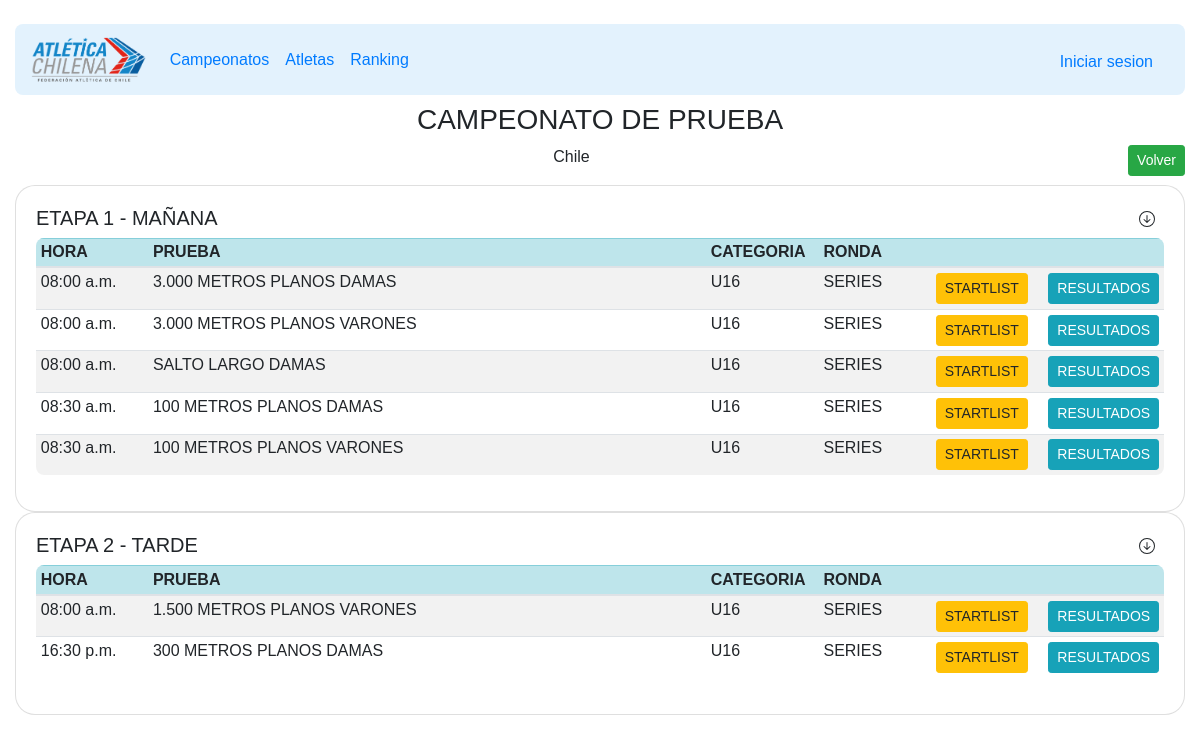
Screenshot of /review/98 with the database file from the repository.
### apps/championship/models.py (models this page shows, shortened)
class Championships(models.Model):
    championshipName = models.CharField(max_length=200, null=False,blank=False,default='CAMPEONATO')
    startDate = models.DateTimeField(null=False,blank=False,default=timezone.now)
    finishDate = models.DateTimeField(null=False,blank=False,default=timezone.now)
    region = models.CharField(max_length=50,null=False,blank=False,default='REGION')
    country = models.CharField(max_length=50,null=False,blank=False,default='PAIS')
    address = models.CharField(max_length=50,null=False,blank=False,default='DIRECCION')
    numberStages = models.IntegerField(default=0)
    category = models.CharField(max_length=10,null=False,blank=False,default='0000010000')
    limitClubs = models.IntegerField(choices=LIMIT_CLUB_CHOICES,null=False,blank=False,default=0)
    limitAthletes = models.IntegerField(choices=LIMIT_ATHLETE_CHOICES,null=False,blank=False,default=0)
    status = models.IntegerField(choices=STATUS_CHOICES,null=False,blank=False,default=1)
    created_at = models.DateTimeField(null=False,blank=False,default=timezone.now)
    updated_at = models.DateTimeField(null=False,blank=False,default=timezone.now)
    def name(self):
        return self.championshipName.upper()

class Stages(models.Model):
    championshipId = models.ForeignKey(Championships,null=False,blank=False,on_delete=models.CASCADE)
    stageName = models.CharField(max_length=200,null=False,blank=False,default='ETAPA')
    date = models.DateField(null=False,blank=False,default='2001-01-01')
    starHour = models.TimeField(blank=False,null=False,default='08:00:00')
    finishHour = models.TimeField(blank=False,null=False,default='18:00:00')
    adminId = models.CharField(max_length=200,null=False,blank=False,default='ADMINISTRADOR')
    numCompetitions = models.IntegerField(default=0)
    numStage = models.IntegerField(default=0)
    status = models.IntegerField(choices=STATUS_CHOICES,null=False,blank=False,default=1)
    created_at = models.DateTimeField(null=False,blank=False,default=timezone.now)
    updated_at = models.DateTimeField(null=False,blank=False,default=timezone.now)
    def name(self):
        return self.stageName.upper()

### apps/competition/models.py (models this page shows, shortened)
class Competitions(models.Model):
    eventId = models.ForeignKey(Events,null=False,blank=False,on_delete=models.CASCADE)
    stageId = models.ForeignKey(Stages,null=False,blank=False,on_delete=models.CASCADE)
    round = models.IntegerField(choices=ROUND_CHOICES,null=False,blank=False,default=0)
    hour = models.TimeField(null=False,blank=False,default='08:00:00')
    category = models.IntegerField(null=False,blank=False,default=0)
    gender = models.IntegerField(choices=GENDER_CHOICES,null=False,blank=False,default=0)
    combinated= models.IntegerField(choices=COMBINATED_CHOICES,null=False,blank=False,default=0)
    series = models.BooleanField(null=False,blank=False,default=False)
    observation = models.CharField(max_length=200,null=True,blank=True,default='S/C')
    status = models.IntegerField(choices=STATUS_CHOICES,null=False,blank=False,default=1)
    def description(self):
        if self.combinated == 0:
            return "%s %s "%(self.eventId.name(),self.get_gender())
        else:
            return "%s %s %s"%(self.eventId.name(),self.get_combinated(),self.get_gender())
    def get_gender(self):
        return GENDER_CHOICES[self.gender][1]
    def get_round(self):
        if self.round == 0:
            return ROUND_CHOICES[1][1]
        else:
            return ROUND_CHOICES[self.round][1]
    def get_category(self):
        if self.category == 0:
            return CATEGORY_CHOICES[5][1]
        else:
            return CATEGORY_CHOICES[int(self.category)][1]

class Events(models.Model):
    eventName = models.CharField(max_length=200,null=False,blank=False,default='Evento')
    eventType = models.IntegerField(choices=EVENT_TYPE_CHOICES,null=False,blank=False,default=0)
    status = models.IntegerField(choices=STATUS_CHOICES,null=False,blank=False,default=1)
    def name(self):
        return self.eventName

### apps/championship/views.py (the view)
# urls.py: path('review/<int:cID>',reviewChampionship,name='reviewChampionship'),
def reviewChampionship(request,cID):
    if Qlog_user(request.user):
        options = {'Fedachi':fedachiRC,False:internalRC}
        user = UF.get_type_user2(request.user)
        return options[user](request,cID)
    else:
        return externalRC(request,cID)

### apps/championship/models.py (called while the page is built)
    @staticmethod
    def get_allfor_championship(cID):
        champQ = Championships.objects.get(id=cID)
        stagesQ = champQ.stages_set.all()
        totalStages = []
        for data in stagesQ:
            competitionsQ = list(data.competitions_set.all().order_by('hour'))
            if len(competitionsQ) >0:
                compQ = {'stage':data,'competitions':competitionsQ}
            else:
                compQ = {'stage':data,'competitions':''}
            totalStages.append(compQ)
        return champQ,totalStages

### apps/championship/views.py (called while the page is built)
def externalRC(request,cID):
    if request.method == 'POST':
        pass
    elif request.method == 'GET':
        pass
    champ,stages = CI.get_allfor_championship(cID)
    return render(request,'External/championships/reviewChampionship.html',{'champ':champ,'stages':stages})

### base/utils.py (called while the page is built)
def Qlog_user(user):
    if user == AnonymousUser():
        return False
    else:
        return True

### templates/External/championships/reviewChampionship.html (shortened to what this page needs)
{% extends 'External/eBase.html' %}
{% block content %}
    <div class="container-fluid mt-2">
        {% if champ %}
            <h3 class="text-center">{{champ.name}}</h3>
        {% else %}
            <h3 class="text-center">..Campeonato..</h3>
        {% endif %}
        <a type="button" class="btn btn-sm btn-success float-right" href="{% url 'championshipsView' %}">Volver</a>
        <p class="text-center">Chile</p>
        {% if stages %}
            {% for cards in stages %}
                {% if cards.stage.status == 1 %}
                <div class="card" style="border-radius: 20px;">
                    <div class="card-body" id="card{{cards.stage.pk}}">
                        <button class="btn btn-sm float-right" data-toggle="collapse" data-target="#coll{{cards.stage.pk}}" aria-expanded="true" aria-controls="coll{{cards.stage.pk}}">
                        </button>
                        <h5 class="card-tittle">{{cards.stage.name}}</h5>
                        <div id="coll{{cards.stage.pk}}" class="show" aria-labelledby="card{{cards.stage.pk}}" data-parent="#card{{cards.stage.pk}}">
                            {% if cards.competitions %}
                            <table class="table table-sm table-striped taborder">
                                <thead class="table-info">
                                    <tr>
                                        <th style="width: 10%;">HORA</th>
                                        <th style="width: 50%;">PRUEBA</th>
                                        <th style="width: 10%;">CATEGORIA</th>
                                        <th style="width: 10%;">RONDA</th>
                                        <th style="width: 10%;"> </th>
                                        <th style="width: 10%;"> </th>
                                    </tr>
                                </thead>
                                <tbody>
                                {% for data in cards.competitions%}
                                    <tr>
                                        <td>{{data.hour |date:"H:i a"}}</td>
                                        <td>{{data.description}}</td>
                                        <td>{{data.get_category}}</td>
                                        <td>{{data.get_round}}</td>
                                        <td><a type="button" class="btn btn-sm btn-warning" href="{% url 'startlistView' data.pk %}">STARTLIST</a></td>
                                        <td>
                                            <a type="button" class="btn btn-sm btn-info" href="{% url 'results_view' data.pk %}">RESULTADOS</a>
                                        </td>
                                     </tr>
                                    {% endfor %}
                                </tbody>
                            </table>
                            {% else %}
                                <p class="text-center">No hay competencias registradas</p>
                            {% endif %}
                        </div>
                     </div>
                </div>
                {% endif %}
            {% endfor %}
        {% else %}
            <div class="card m-2 text-center">
                <div class="card-body">
                    <h1>No hay etapas registradas.</h1>
                </div>
            </div>
        {% endif %}
    </div>
{% endblock %}

### templates/External/eBase.html (shortened to what this page needs)
{% load static %}
<html>
    <head>
        <link type="text/css" href="{% static 'css/bootstrap.min.css' %}" rel="stylesheet">
        <link type="text/css" href="{% static '/css/customs.css' %}" rel="stylesheet">
    </head>
    <body>
        <div class="container-fluid mt-4">
            <nav class="navbar navbar-expand-lg navbar-light taborder" style="background-color:#e3f2fd;">
                <a class="navbar-brand text-primary" href="{% url 'principalView' %}">
                    <img  height="45px" src="{% static 'img/logo.png' %}" alt="Image">
                </a>
                <div class="collapse navbar-collapse" id="navbar">
                    <ul class="navbar-nav mr-auto">
                        <li class="nav-item">
                            <a class="nav-link text-primary" href="{% url 'championshipsView' %}">Campeonatos <span class="sr-only">(current)</span></a>
                        </li>
                        <li class="nav-item">
                            <a class="nav-link text-primary" href="{% url 'athletesPrincipal' %}">Atletas</a>
                        </li>
                        <li class="nav-item">
                            <a class="nav-link text-primary" href="#">Ranking</a>
                        </li>
                    </ul>
                </div>
                <a class="nav-link text-primary float-right mt-1" href="{% url 'login' %}">Iniciar sesion</a>
            </nav>
        </div>
        {% block content %}
        {% endblock %}
    </body>
</html>

### static/css/customs.css (style rules this page uses)
.taborder { border-collapse: collapse; border-radius: 0.5em; overflow: hidden; width: 100%; }

### templates/External/eBase.html (style rules this page uses)
body { font-family: 'Helvetica'; }

### rows the page displays
Championships: name "CAMPEONATO DE PRUEBA"
Stages: stage.name "ETAPA 1 - MAÑANA"
Competitions: hour "08:00 a.m.", description "3.000 METROS PLANOS DAMAS", get_category "U16", get_round "SERIES"
Competitions: hour "08:00 a.m.", description "3.000 METROS PLANOS VARONES", get_category "U16", get_round "SERIES"
Competitions: hour "08:00 a.m.", description "SALTO LARGO DAMAS", get_category "U16", get_round "SERIES"
Competitions: hour "08:30 a.m.", description "100 METROS PLANOS DAMAS", get_category "U16", get_round "SERIES"
Competitions: hour "08:30 a.m.", description "100 METROS PLANOS VARONES", get_category "U16", get_round "SERIES"
Stages: stage.name "ETAPA 2 - TARDE"
Competitions: hour "08:00 a.m.", description "1.500 METROS PLANOS VARONES", get_category "U16", get_round "SERIES"
Competitions: hour "16:30 p.m.", description "300 METROS PLANOS DAMAS", get_category "U16", get_round "SERIES"
